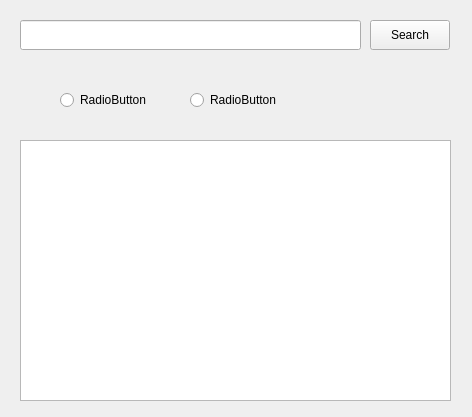
<?xml version="1.0" encoding="UTF-8"?>
<ui version="4.0">
 <class>MainWindow</class>
 <widget class="QMainWindow" name="MainWindow">
  <property name="geometry">
   <rect>
    <x>0</x>
    <y>0</y>
    <width>472</width>
    <height>417</height>
   </rect>
  </property>
  <widget class="QWidget" name="centralwidget">
   <widget class="QLineEdit" name="inputName">
    <property name="geometry">
     <rect>
      <x>20</x>
      <y>20</y>
      <width>341</width>
      <height>30</height>
     </rect>
    </property>
   </widget>
   <widget class="QPushButton" name="btnSearch">
    <property name="geometry">
     <rect>
      <x>370</x>
      <y>20</y>
      <width>80</width>
      <height>30</height>
     </rect>
    </property>
    <property name="text">
     <string>Search</string>
    </property>
   </widget>
   <widget class="QTextEdit" name="resultBox">
    <property name="geometry">
     <rect>
      <x>20</x>
      <y>140</y>
      <width>431</width>
      <height>261</height>
     </rect>
    </property>
   </widget>
   <widget class="QRadioButton" name="radioButton">
    <property name="geometry">
     <rect>
      <x>60</x>
      <y>90</y>
      <width>95</width>
      <height>20</height>
     </rect>
    </property>
    <property name="text">
     <string>RadioButton</string>
    </property>
   </widget>
   <widget class="QRadioButton" name="radioButton_2">
    <property name="geometry">
     <rect>
      <x>190</x>
      <y>90</y>
      <width>95</width>
      <height>20</height>
     </rect>
    </property>
    <property name="text">
     <string>RadioButton</string>
    </property>
   </widget>
  </widget>
 </widget>
 <resources/>
 <connections/>
</ui>
